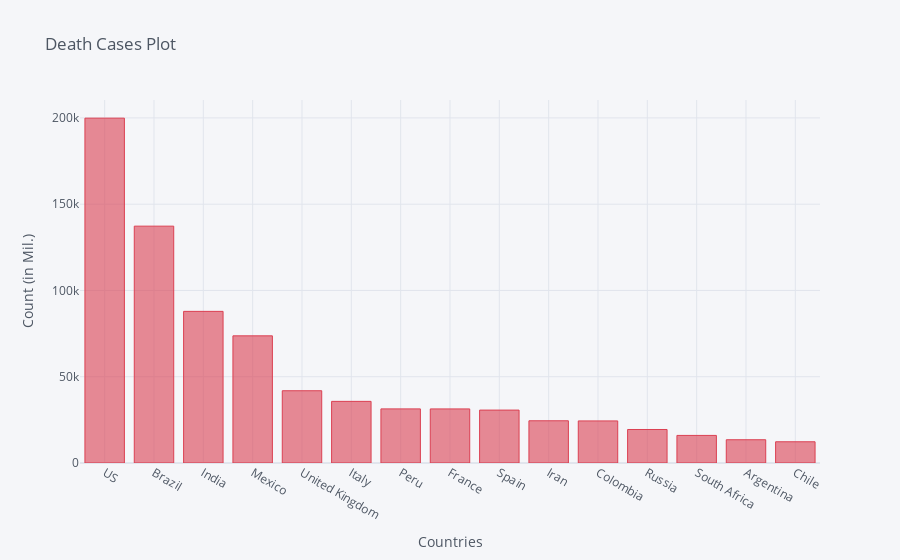

Notebook code for this chart:
### Code cell
death_df2_plot.iplot(kind='bar', x='Country/Region', y='9/21/20',color='red',
                    title='Death Cases Plot',xTitle='Countries',yTitle='Count (in Mil.)')

### Figure 1 — Plotly figure (JSON) as saved in the notebook; plotly's stock layout.template omitted (floating-point values rounded to 4 significant figures)
{"data": [{"marker": {"color": "rgba(219, 64, 82, 0.6)", "line": {"color": "rgba(219, 64, 82, 1.0)", "width": 1}}, "name": "9/21/20", "orientation": "v", "text": "", "type": "bar", "x": ["US", "Brazil", "India", "Mexico", "United Kingdom", "Italy", "Peru", "France", "Spain", "Iran", "Colombia", "Russia", "South Africa", "Argentina", "Chile"], "y": [199865, 137272, 87882, 73697, 41877, 35724, 31369, 31346, 30663, 24478, 24397, 19420, 15992, 13482, 12298]}], "layout": {"legend": {"bgcolor": "#F5F6F9", "font": {"color": "#4D5663"}}, "paper_bgcolor": "#F5F6F9", "plot_bgcolor": "#F5F6F9", "title": {"font": {"color": "#4D5663"}, "text": "Death Cases Plot"}, "xaxis": {"gridcolor": "#E1E5ED", "showgrid": true, "tickfont": {"color": "#4D5663"}, "title": {"font": {"color": "#4D5663"}, "text": "Countries"}, "zerolinecolor": "#E1E5ED"}, "yaxis": {"gridcolor": "#E1E5ED", "showgrid": true, "tickfont": {"color": "#4D5663"}, "title": {"font": {"color": "#4D5663"}, "text": "Count (in Mil.)"}, "zerolinecolor": "#E1E5ED"}}}
